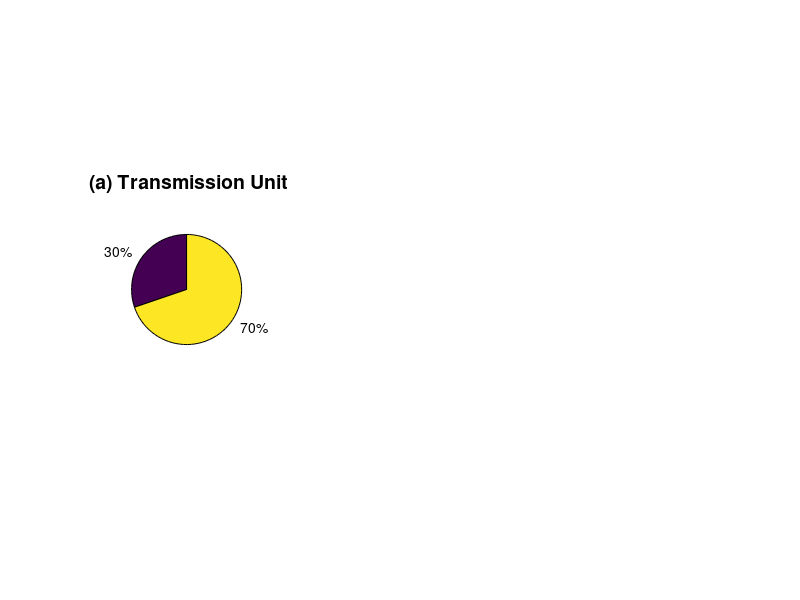

The MATLAB source for this figure: (Note: this script raises an error after producing the figure.)
% Option: Percentages only in legends (rounded to whole numbers), no text on pie slices
% Figure: All three pie charts in one figure
figure('Position', [100, 100, 1500, 500]);

% Pie chart 1: Transmission Unit
subplot(1, 3, 1);
transmission_data = [13, 30];
total_studies = 43;
h = pie(transmission_data);
title(' (a) Transmission Unit', 'FontSize', 14, 'FontWeight', 'bold');

% Remove all text from pie slices
p = findobj(h, 'Type', 'text');
for i = 1:length(p)
    p(i).String = '';
end

% Add legend with full labels and percentages (rounded to whole numbers)
legend_labels = {sprintf('Host-Based (13, %d%%)', round((13/43)*100)), ...
                 sprintf('Parasite-Based (30, %d%%)', round((30/43)*100))};
legend(legend_labels, 'Location', 'eastoutside', 'FontSize', 10, 'FontWeight', 'bold');

% Pie chart 2: Mathematical Framework
subplot(1, 3, 2);
framework_data = [23, 17, 3];
h2 = pie(framework_data);
title(' (b) Mathematical Framework', 'FontSize', 14, 'FontWeight', 'bold');

% Remove all text from pie slices
p2 = findobj(h2, 'Type', 'text');
for i = 1:length(p2)
    p2(i).String = '';
end

% Add legend with full labels and percentages (rounded to whole numbers)
legend_labels2 = {sprintf('Deterministic (23, %d%%)', round((23/43)*100)), ...
                  sprintf('Stochastic (17, %d%%)', round((17/43)*100)), ...
                  sprintf('Hybrid (3, %d%%)', round((3/43)*100))};
legend(legend_labels2, 'Location', 'eastoutside', 'FontSize', 10, 'FontWeight', 'bold');

% Pie chart 3: Population Structure
subplot(1, 3, 3);
population_data = [15, 28];
h3 = pie(population_data);
title(' (c) Population Structure', 'FontSize', 14, 'FontWeight', 'bold');

% Remove all text from pie slices
p3 = findobj(h3, 'Type', 'text');
for i = 1:length(p3)
    p3(i).String = '';
end

% Add legend with full labels and percentages (rounded to whole numbers)
legend_labels3 = {sprintf('Flat (15, %d%%)', round((15/43)*100)), ...
                  sprintf('Age-Structured (28, %d%%)', round((28/43)*100))};
legend(legend_labels3, 'Location', 'eastoutside', 'FontSize', 10, 'FontWeight', 'bold');

% Add overall title
%sgtitle('Model Taxonomy Distribution (N = 43 studies)', 'FontSize', 16, 'FontWeight', 'bold');

% Adjust figure appearance
set(gcf, 'Color', 'white');
